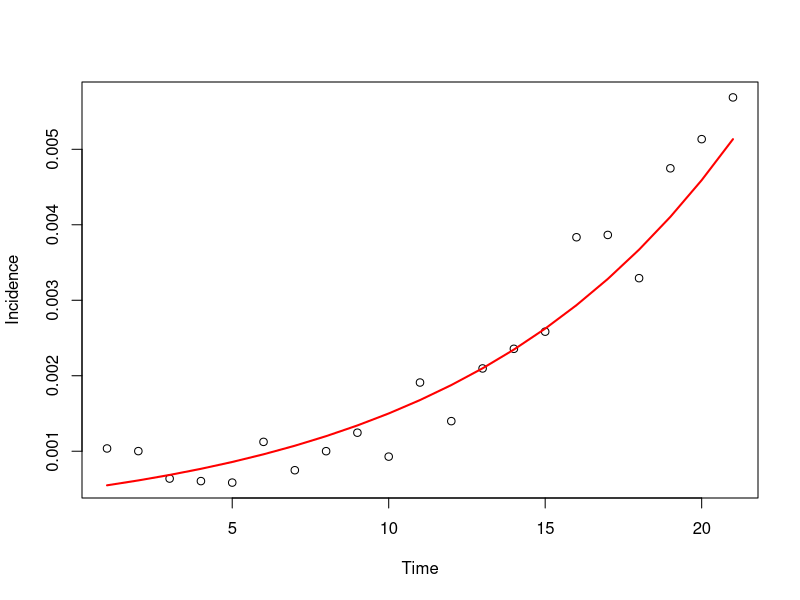

The R script that drew this image:
#### LOAD PACKAGES ####
library(dplyr)
library(tidyr)
library(tidyverse)
library(magrittr)
library(ggplot2)
library(broom)
library(epitools)

A <- structure(list(Time = c(seq(1,21,1)), 
                    Incidence = c(0.001036604,
                                  0.001001481,
                                  0.000637633,
                                  0.000604311,
                                  0.000584497,
                                  0.001123964,
                                  0.000748409,
                                  0.00100058,
                                  0.001245546,
                                  0.000928531,
                                  0.001910198,
                                  0.001398651,
                                  0.002096625,
                                  0.002356902,
                                  0.002583856,
                                  0.003834806,
                                  0.003865427,
                                  0.003292638,
                                  0.004748027,
                                  0.005134389,
                                  0.005687365)), 
                .Names = c("Time", "Incidence"), class = "data.frame")

attach(A)
names(A)

exponential.model <- lm(log(Incidence)~ Time)
summary(exponential.model)

timevalues <- seq(1,21,1)

Counts.exponential2 <- exp(predict(exponential.model,list(Time=timevalues)))

plot(Time, Incidence,pch=21)
lines(timevalues, Counts.exponential2,lwd=2, col = "red", xlab = "Week", ylab = "Community Incidence")
